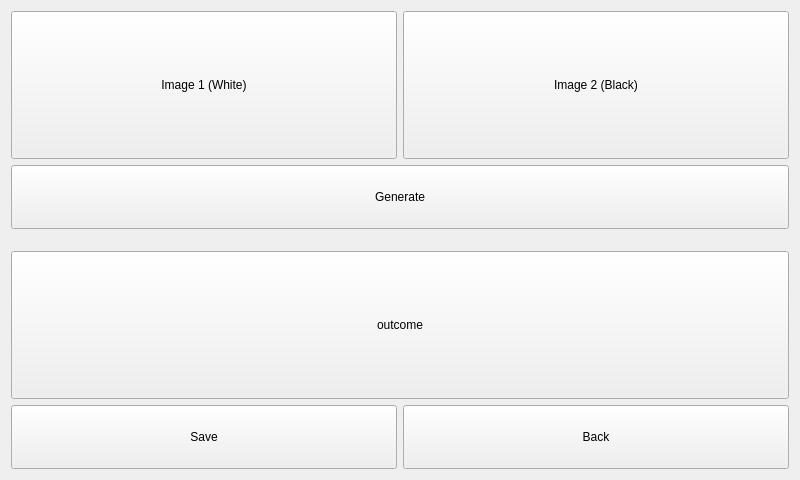
<?xml version="1.0" encoding="UTF-8"?>
<ui version="4.0">
 <class>MainWindow</class>
 <widget class="QMainWindow" name="MainWindow">
  <property name="geometry">
   <rect>
    <x>0</x>
    <y>0</y>
    <width>800</width>
    <height>480</height>
   </rect>
  </property>
  <property name="windowTitle">
   <string>MainWindow</string>
  </property>
  <widget class="QWidget" name="centralWidget">
   <layout class="QVBoxLayout" name="verticalLayout">
    <property name="spacing">
     <number>0</number>
    </property>
    <property name="leftMargin">
     <number>0</number>
    </property>
    <property name="topMargin">
     <number>0</number>
    </property>
    <property name="rightMargin">
     <number>0</number>
    </property>
    <property name="bottomMargin">
     <number>0</number>
    </property>
    <item>
     <widget class="QWidget" name="inputWidget" native="true">
      <layout class="QVBoxLayout" name="inputLayout">
       <item>
        <layout class="QHBoxLayout" name="InputImagesLayout">
         <item>
          <widget class="ImageButton" name="ImagePicker1">
           <property name="sizePolicy">
            <sizepolicy hsizetype="Minimum" vsizetype="Minimum">
             <horstretch>0</horstretch>
             <verstretch>0</verstretch>
            </sizepolicy>
           </property>
           <property name="text">
            <string>Image 1 (White)</string>
           </property>
          </widget>
         </item>
         <item>
          <widget class="ImageButton" name="ImagePicker2">
           <property name="sizePolicy">
            <sizepolicy hsizetype="Minimum" vsizetype="Minimum">
             <horstretch>0</horstretch>
             <verstretch>0</verstretch>
            </sizepolicy>
           </property>
           <property name="text">
            <string>Image 2 (Black)</string>
           </property>
          </widget>
         </item>
        </layout>
       </item>
       <item>
        <widget class="QPushButton" name="generateButton">
         <property name="sizePolicy">
          <sizepolicy hsizetype="Minimum" vsizetype="Fixed">
           <horstretch>0</horstretch>
           <verstretch>0</verstretch>
          </sizepolicy>
         </property>
         <property name="minimumSize">
          <size>
           <width>0</width>
           <height>64</height>
          </size>
         </property>
         <property name="baseSize">
          <size>
           <width>0</width>
           <height>64</height>
          </size>
         </property>
         <property name="text">
          <string>Generate</string>
         </property>
        </widget>
       </item>
      </layout>
     </widget>
    </item>
    <item>
     <widget class="QWidget" name="outputWidget" native="true">
      <layout class="QVBoxLayout" name="outcomeLayout">
       <item>
        <widget class="ImageButton" name="outputImage">
         <property name="sizePolicy">
          <sizepolicy hsizetype="Minimum" vsizetype="Minimum">
           <horstretch>0</horstretch>
           <verstretch>0</verstretch>
          </sizepolicy>
         </property>
         <property name="text">
          <string>outcome</string>
         </property>
        </widget>
       </item>
       <item>
        <widget class="QWidget" name="outputToolsWidget" native="true">
         <property name="sizePolicy">
          <sizepolicy hsizetype="Preferred" vsizetype="Maximum">
           <horstretch>0</horstretch>
           <verstretch>0</verstretch>
          </sizepolicy>
         </property>
         <layout class="QHBoxLayout" name="outcomeButtonsLayout">
          <property name="leftMargin">
           <number>0</number>
          </property>
          <property name="topMargin">
           <number>0</number>
          </property>
          <property name="rightMargin">
           <number>0</number>
          </property>
          <property name="bottomMargin">
           <number>0</number>
          </property>
          <item>
           <widget class="QPushButton" name="saveButton">
            <property name="sizePolicy">
             <sizepolicy hsizetype="Minimum" vsizetype="Fixed">
              <horstretch>0</horstretch>
              <verstretch>0</verstretch>
             </sizepolicy>
            </property>
            <property name="minimumSize">
             <size>
              <width>0</width>
              <height>64</height>
             </size>
            </property>
            <property name="baseSize">
             <size>
              <width>0</width>
              <height>64</height>
             </size>
            </property>
            <property name="text">
             <string>Save</string>
            </property>
           </widget>
          </item>
          <item>
           <widget class="QPushButton" name="cancelButton">
            <property name="sizePolicy">
             <sizepolicy hsizetype="Minimum" vsizetype="Fixed">
              <horstretch>0</horstretch>
              <verstretch>0</verstretch>
             </sizepolicy>
            </property>
            <property name="minimumSize">
             <size>
              <width>0</width>
              <height>64</height>
             </size>
            </property>
            <property name="baseSize">
             <size>
              <width>0</width>
              <height>64</height>
             </size>
            </property>
            <property name="text">
             <string>Back</string>
            </property>
           </widget>
          </item>
         </layout>
        </widget>
       </item>
      </layout>
     </widget>
    </item>
   </layout>
  </widget>
 </widget>
 <layoutdefault spacing="6" margin="11"/>
 <customwidgets>
  <customwidget>
   <class>ImageButton</class>
   <extends>QPushButton</extends>
   <header>imagebutton.h</header>
  </customwidget>
 </customwidgets>
 <resources/>
 <connections/>
</ui>
